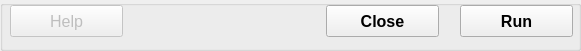
  <widget class="QGroupBox" name="groupBoxButtons">
   <property name="geometry">
    <rect>
     <x>15</x>
     <y>233</y>
     <width>581</width>
     <height>51</height>
    </rect>
   </property>
   <property name="title">
    <string/>
   </property>
   <widget class="QPushButton" name="pushButtonHelp">
    <property name="enabled">
     <bool>false</bool>
    </property>
    <property name="geometry">
     <rect>
      <x>10</x>
      <y>5</y>
      <width>113</width>
      <height>32</height>
     </rect>
    </property>
    <property name="font">
     <font>
      <pointsize>12</pointsize>
     </font>
    </property>
    <property name="text">
     <string>Help</string>
    </property>
    <property name="autoDefault">
     <bool>false</bool>
    </property>
   </widget>
   <widget class="QPushButton" name="pushButtonClose">
    <property name="geometry">
     <rect>
      <x>326</x>
      <y>5</y>
      <width>113</width>
      <height>32</height>
     </rect>
    </property>
    <property name="font">
     <font>
      <pointsize>12</pointsize>
      <weight>75</weight>
      <bold>true</bold>
     </font>
    </property>
    <property name="text">
     <string>Close</string>
    </property>
    <property name="autoDefault">
     <bool>false</bool>
    </property>
   </widget>
   <widget class="QPushButton" name="pushButtonRun">
    <property name="geometry">
     <rect>
      <x>460</x>
      <y>5</y>
      <width>113</width>
      <height>32</height>
     </rect>
    </property>
    <property name="font">
     <font>
      <pointsize>12</pointsize>
      <weight>75</weight>
      <bold>true</bold>
     </font>
    </property>
    <property name="toolTip">
     <string/>
    </property>
    <property name="text">
     <string>Run</string>
    </property>
    <property name="autoDefault">
     <bool>false</bool>
    </property>
   </widget>
  </widget>
